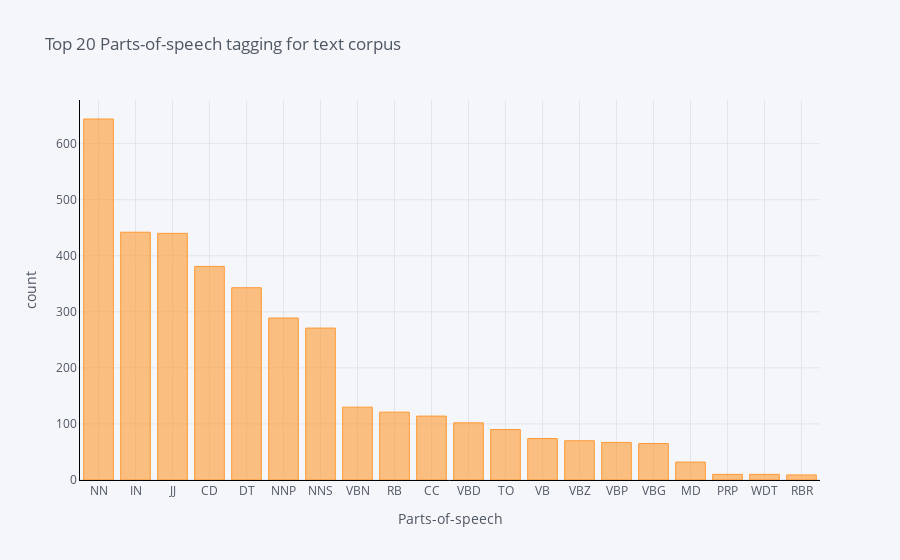

Notebook code cell kept with this figure:
### Code cell
# Using textblob and plotly, we visualize the top 20 Part-of-speech tagging for text corpus

import textblob
blob = textblob.TextBlob(text)
pos_df = pd.DataFrame(blob.tags, columns = ['word' , 'pos'])
pos_df = pos_df.pos.value_counts()[:20]
pos_df.iplot(
    kind='bar',
    xTitle='Parts-of-speech',
    yTitle='count', 
    linecolor='black',
    title='Top 20 Parts-of-speech tagging for text corpus')

### Figure 1 — Plotly figure (JSON) as saved in the notebook; plotly's stock layout.template omitted (floating-point values rounded to 4 significant figures)
{"data": [{"marker": {"color": "rgba(255, 153, 51, 0.6)", "line": {"color": "rgba(255, 153, 51, 1.0)", "width": 1}}, "name": "pos", "orientation": "v", "text": "", "type": "bar", "x": ["NN", "IN", "JJ", "CD", "DT", "NNP", "NNS", "VBN", "RB", "CC", "VBD", "TO", "VB", "VBZ", "VBP", "VBG", "MD", "PRP", "WDT", "RBR"], "y": [644, 442, 440, 381, 343, 289, 271, 130, 121, 114, 102, 90, 74, 70, 67, 65, 32, 10, 10, 9]}], "layout": {"legend": {"bgcolor": "#F5F6F9", "font": {"color": "#4D5663"}}, "paper_bgcolor": "#F5F6F9", "plot_bgcolor": "#F5F6F9", "title": {"font": {"color": "#4D5663"}, "text": "Top 20 Parts-of-speech tagging for text corpus"}, "xaxis": {"gridcolor": "#E1E5ED", "linecolor": "black", "showgrid": true, "tickfont": {"color": "#4D5663"}, "title": {"font": {"color": "#4D5663"}, "text": "Parts-of-speech"}, "zerolinecolor": "#E1E5ED"}, "yaxis": {"gridcolor": "#E1E5ED", "linecolor": "black", "showgrid": true, "tickfont": {"color": "#4D5663"}, "title": {"font": {"color": "#4D5663"}, "text": "count"}, "zerolinecolor": "#E1E5ED"}}}
